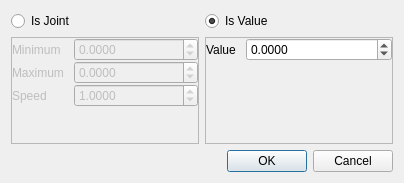
<?xml version="1.0" encoding="UTF-8"?>
<ui version="4.0">
 <class>Dialog</class>
 <widget class="QDialog" name="Dialog">
  <property name="windowModality">
   <enum>Qt::WindowModal</enum>
  </property>
  <property name="geometry">
   <rect>
    <x>0</x>
    <y>0</y>
    <width>404</width>
    <height>183</height>
   </rect>
  </property>
  <property name="contextMenuPolicy">
   <enum>Qt::DefaultContextMenu</enum>
  </property>
  <property name="windowTitle">
   <string>Joint_Value</string>
  </property>
  <property name="sizeGripEnabled">
   <bool>false</bool>
  </property>
  <property name="modal">
   <bool>true</bool>
  </property>
  <layout class="QGridLayout" name="gridLayout">
   <item row="0" column="0">
    <widget class="QRadioButton" name="jointButton">
     <property name="text">
      <string>Is Joint</string>
     </property>
    </widget>
   </item>
   <item row="3" column="0" colspan="2">
    <widget class="QDialogButtonBox" name="actButton">
     <property name="orientation">
      <enum>Qt::Horizontal</enum>
     </property>
     <property name="standardButtons">
      <set>QDialogButtonBox::Cancel|QDialogButtonBox::Ok</set>
     </property>
    </widget>
   </item>
   <item row="0" column="1">
    <widget class="QRadioButton" name="valueButton">
     <property name="text">
      <string>Is Value</string>
     </property>
     <property name="checked">
      <bool>true</bool>
     </property>
    </widget>
   </item>
   <item row="1" column="0">
    <widget class="QFrame" name="jointFrame">
     <property name="enabled">
      <bool>false</bool>
     </property>
     <property name="frameShape">
      <enum>QFrame::StyledPanel</enum>
     </property>
     <property name="frameShadow">
      <enum>QFrame::Raised</enum>
     </property>
     <layout class="QFormLayout" name="formLayout">
      <property name="horizontalSpacing">
       <number>10</number>
      </property>
      <property name="verticalSpacing">
       <number>0</number>
      </property>
      <property name="leftMargin">
       <number>0</number>
      </property>
      <property name="topMargin">
       <number>0</number>
      </property>
      <property name="rightMargin">
       <number>0</number>
      </property>
      <property name="bottomMargin">
       <number>0</number>
      </property>
      <item row="0" column="0">
       <widget class="QLabel" name="label_4">
        <property name="text">
         <string>Minimum</string>
        </property>
       </widget>
      </item>
      <item row="0" column="1">
       <widget class="QDoubleSpinBox" name="jointMin">
        <property name="decimals">
         <number>4</number>
        </property>
        <property name="minimum">
         <double>-500.000000000000000</double>
        </property>
        <property name="maximum">
         <double>500.000000000000000</double>
        </property>
       </widget>
      </item>
      <item row="1" column="0">
       <widget class="QLabel" name="label">
        <property name="text">
         <string>Maximum</string>
        </property>
       </widget>
      </item>
      <item row="1" column="1">
       <widget class="QDoubleSpinBox" name="jointMax">
        <property name="decimals">
         <number>4</number>
        </property>
        <property name="minimum">
         <double>-500.000000000000000</double>
        </property>
        <property name="maximum">
         <double>500.000000000000000</double>
        </property>
       </widget>
      </item>
      <item row="2" column="0">
       <widget class="QLabel" name="label_2">
        <property name="text">
         <string>Speed</string>
        </property>
       </widget>
      </item>
      <item row="2" column="1">
       <widget class="QDoubleSpinBox" name="jointSpeed">
        <property name="decimals">
         <number>4</number>
        </property>
        <property name="maximum">
         <double>500.000000000000000</double>
        </property>
        <property name="value">
         <double>1.000000000000000</double>
        </property>
       </widget>
      </item>
     </layout>
    </widget>
   </item>
   <item row="1" column="1">
    <widget class="QFrame" name="valueFrame">
     <property name="frameShape">
      <enum>QFrame::StyledPanel</enum>
     </property>
     <property name="frameShadow">
      <enum>QFrame::Raised</enum>
     </property>
     <layout class="QFormLayout" name="formLayout_2">
      <property name="horizontalSpacing">
       <number>10</number>
      </property>
      <property name="verticalSpacing">
       <number>0</number>
      </property>
      <property name="leftMargin">
       <number>0</number>
      </property>
      <property name="topMargin">
       <number>0</number>
      </property>
      <property name="rightMargin">
       <number>0</number>
      </property>
      <property name="bottomMargin">
       <number>0</number>
      </property>
      <item row="0" column="0">
       <widget class="QLabel" name="label_6">
        <property name="text">
         <string>Value</string>
        </property>
       </widget>
      </item>
      <item row="0" column="1">
       <widget class="QDoubleSpinBox" name="valueValue">
        <property name="decimals">
         <number>4</number>
        </property>
        <property name="minimum">
         <double>-500.000000000000000</double>
        </property>
        <property name="maximum">
         <double>500.000000000000000</double>
        </property>
       </widget>
      </item>
     </layout>
    </widget>
   </item>
  </layout>
 </widget>
 <resources/>
 <connections>
  <connection>
   <sender>actButton</sender>
   <signal>accepted()</signal>
   <receiver>Dialog</receiver>
   <slot>accept()</slot>
   <hints>
    <hint type="sourcelabel">
     <x>248</x>
     <y>254</y>
    </hint>
    <hint type="destinationlabel">
     <x>157</x>
     <y>274</y>
    </hint>
   </hints>
  </connection>
  <connection>
   <sender>actButton</sender>
   <signal>rejected()</signal>
   <receiver>Dialog</receiver>
   <slot>reject()</slot>
   <hints>
    <hint type="sourcelabel">
     <x>316</x>
     <y>260</y>
    </hint>
    <hint type="destinationlabel">
     <x>286</x>
     <y>274</y>
    </hint>
   </hints>
  </connection>
  <connection>
   <sender>jointButton</sender>
   <signal>toggled(bool)</signal>
   <receiver>jointFrame</receiver>
   <slot>setEnabled(bool)</slot>
   <hints>
    <hint type="sourcelabel">
     <x>117</x>
     <y>24</y>
    </hint>
    <hint type="destinationlabel">
     <x>117</x>
     <y>180</y>
    </hint>
   </hints>
  </connection>
  <connection>
   <sender>valueButton</sender>
   <signal>toggled(bool)</signal>
   <receiver>valueFrame</receiver>
   <slot>setEnabled(bool)</slot>
   <hints>
    <hint type="sourcelabel">
     <x>337</x>
     <y>24</y>
    </hint>
    <hint type="destinationlabel">
     <x>337</x>
     <y>180</y>
    </hint>
   </hints>
  </connection>
 </connections>
</ui>
